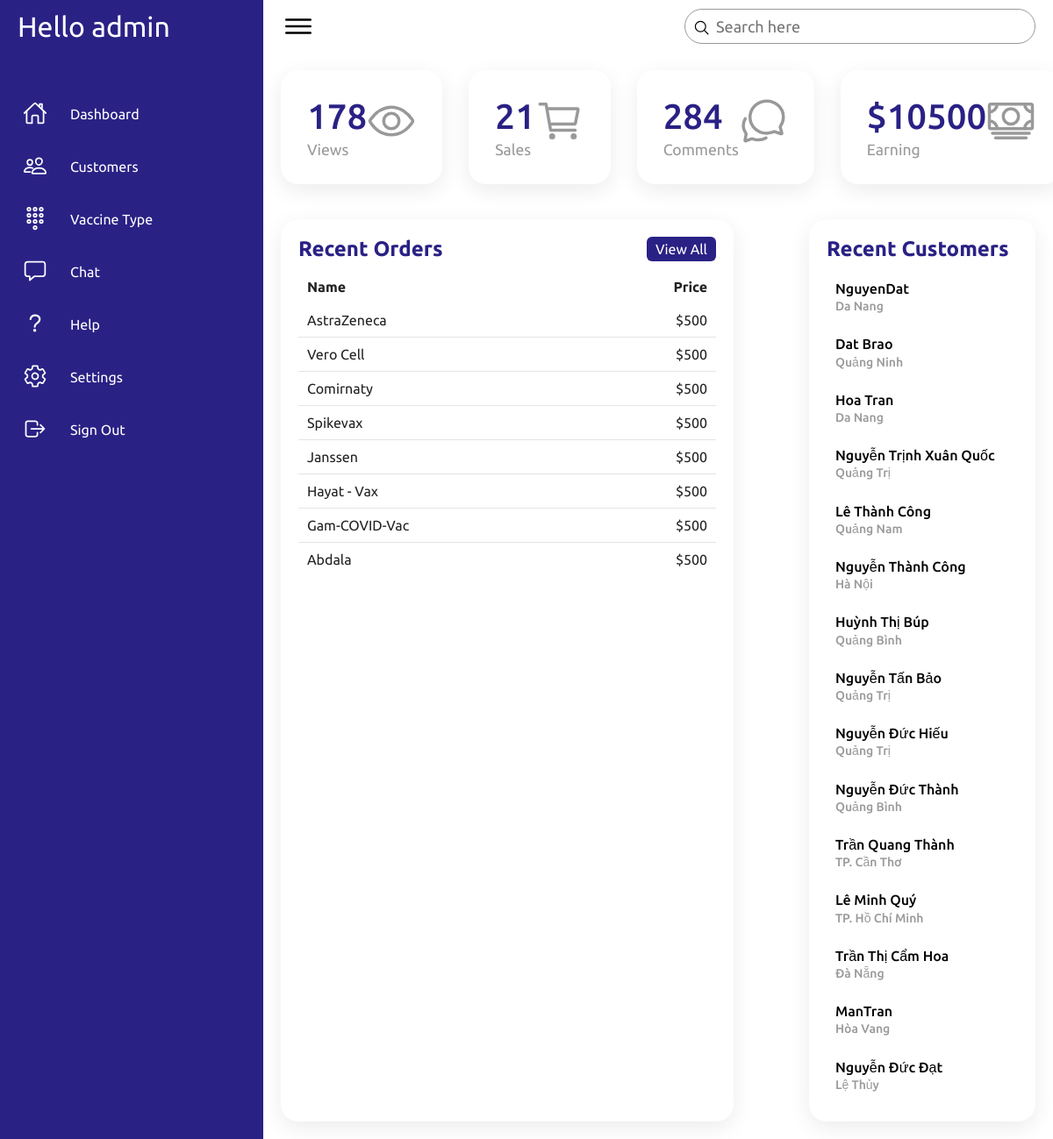
/src/views/admin.php (signed in), run on the app's committed database.
### tables this page shows
CREATE TABLE `access_logs` (
  `id` int NOT NULL,
  `counter` int DEFAULT '0'
);

CREATE TABLE `customer` (
  `CID` int NOT NULL,
  `Name` varchar(50) NOT NULL,
  `Phone` int NOT NULL,
  `Address` varchar(50) NOT NULL,
  `Timess` int NOT NULL,
  `Email` varchar(50) NOT NULL,
  `avt` varchar(255) DEFAULT NULL
);

### src/views/admin.php (the view, shortened to what this page needs)
<!DOCTYPE html>
<html lang="en">
<head>
    <link rel="stylesheet" href="assets/css/style.css">
</head>
<body>
    <div class="container">
       <?php
       include 'navi.php';
       ?>
        <div class="main">
            <div class="topbar">
                <div class="toggle">
                    <ion-icon name="menu-outline"></ion-icon>
                </div>
                <div class="search">
                    <label>
                        <input type="text" placeholder="Search here">
                        <ion-icon name="search-outline"></ion-icon>
                    </label>
                </div>
            </div>
            <div class="cardBox">
                <div class="card">
                    <div>
                        <div class="numbers"><?php
                        require_once "../controller/connectiondb.php";
                        $sql = "select counter from access_logs where id = 1";
                        $result = mysqli_query($conn, $sql);
                         if($result->num_rows>0){
                          while($r = mysqli_fetch_array($result)){
                                  echo $r['counter'];
                          }
                         }
                        ?></div>
                        <div class="cardName">Views</div>
                    </div>
                    <div class="iconBx">
                        <ion-icon name="eye-outline"></ion-icon>
                    </div>
                </div>
                <div class="card">
                    <div>
                        <div class="numbers">
                        <?php
                        require_once "../controller/connectiondb.php";
                        $sql = "select sum(Timess) as counts from customer";
                        $result = mysqli_query($conn, $sql);
                         if($result->num_rows>0){
                          while($r = mysqli_fetch_array($result)){
                                  echo $r['counts'];
                          }
                         }
                        ?>
                        </div>
                        <div class="cardName">Sales</div>
                    </div>
                    <div class="iconBx">
                        <ion-icon name="cart-outline"></ion-icon>
                    </div>
                </div>
                <div class="card">
                    <div>
                        <div class="numbers">284</div>
                        <div class="cardName">Comments</div>
                    </div>
                    <div class="iconBx">
                        <ion-icon name="chatbubbles-outline"></ion-icon>
                    </div>
                </div>
                <div class="card">
                    <div>
                        <div class="numbers">$<?php
                        require_once "../controller/connectiondb.php";
                        $sql = "select sum(Timess) as total from customer";
                        $result = mysqli_query($conn, $sql);
                         if($result->num_rows>0){
                          while($r = mysqli_fetch_array($result)){
                                  echo $r['total']*500;
                          }
                         }
                        ?></div>
                        <div class="cardName">Earning</div>
                    </div>
                    <div class="iconBx">
                        <ion-icon name="cash-outline"></ion-icon>
                    </div>
                </div>
            </div>
            <div class="details">
                <div class="recentOrders">
                    <div class="cardHeader">
                        <h2>Recent Orders</h2>
                        <a href="#" class="btn">View All</a>
                    </div>
                    <table>
                        <thead>
                            <tr>
                                <td>Name</td>
                                <td>Price</td>
                            </tr>
                        </thead>
                        <tbody>
                            <tr>
                                <td>AstraZeneca</td>
                                <td>$500</td>
                            </tr>
                            <tr>
                                <td>Vero Cell </td>
                                <td>$500</td>
                            </tr>
                            <tr>
                                <td>Comirnaty</td>
                                <td>$500</td>
                            </tr>
                            <tr>
                                <td>Spikevax</td>
                                <td>$500</td>
                            </tr>
                            <tr>
                                <td>Janssen</td>
                                <td>$500</td>
                            </tr>
                            <tr>
                                <td>Hayat - Vax</td>
                                <td>$500</td>
                            </tr>
                            <tr>
                                <td>Gam-COVID-Vac</td>
                                <td>$500</td>
                            </tr>
                            <tr>
                                <td>Abdala</td>
                                <td>$500</td>
                            </tr>
                        </tbody>
                    </table>
                </div>
                <div class="recentCustomers">
                    <div class="cardHeader">
                        <h2>Recent Customers</h2>
                    </div>
                    <table>
                      <?php
                      require_once "../controller/connectiondb.php";
                      $sql = "select Name, Address from customer";
                      $result = mysqli_query($conn, $sql);
                      if($result->num_rows >0){
                             while($row = mysqli_fetch_array($result)){
                      ?>
                        <tr>
                            <td>
                                <h4><?php echo $row['Name'];?><br> <span><?php echo $row['Address'];?></span></h4>
                            </td>
                        </tr>
                        <?php
                             }
                        }
                        ?>
                    </table>
                </div>
            </div>
        </div>
    </div>
</body>
</html>

### src/views/navi.php
<div class="navigation">
            <ul>
                <li>
                    <a href="#">
                        <span class="title" style="font-size:32px">Hello admin</span>
                    </a>
                </li>
                <li>
                    <a href="admin.php">
                        <span class="icon">
                            <ion-icon name="home-outline"></ion-icon>
                        </span>
                        <span class="title">Dashboard</span>
                    </a>
                </li>
                <li>
                    <a href="customer.php">
                        <span class="icon">
                            <ion-icon name="people-outline"></ion-icon>
                        </span>
                        <span class="title">Customers</span>
                    </a>
                </li>
                <li>
                    <a href="vtype.php">
                        <span class="icon">
                        <ion-icon name="keypad-outline"></ion-icon>
                        </span>
                        <span class="title">Vaccine Type</span>
                    </a>
                </li>
                <li>
                    <a href="chatadmin.php">
                        <span class="icon">
                        <ion-icon name="chatbox-outline"></ion-icon>
                        </span>
                        <span class="title">Chat</span>
                    </a>
                </li>
                <li>
                    <a href="#">
                        <span class="icon">
                            <ion-icon name="help-outline"></ion-icon>
                        </span>
                        <span class="title">Help</span>
                    </a>
                </li>
                <li>
                    <a href="#">
                        <span class="icon">
                            <ion-icon name="settings-outline"></ion-icon>
                        </span>
                        <span class="title">Settings</span>
                    </a>
                </li>
                <li>
                    <a href="signoutadmin.php">
                        <span class="icon">
                            <ion-icon name="log-out-outline"></ion-icon>
                        </span>
                        <span class="title">Sign Out</span>
                    </a>
                </li>
            </ul>
        </div>

### src/views/admin.php (style rules this page uses)
* { font-family: "Ubuntu", sans-serif; margin: 0; padding: 0; box-sizing: border-box; }
:root { --blue: #2a2185; --white: #fff; --gray: #f5f5f5; --black1: #222; --black2: #999; }
body { min-height: 100vh; overflow-x: hidden; }
.container { position: relative; width: 100%; }
.navigation { position: fixed; width: 300px; height: 100%; background: var(--blue); border-left: 10px solid var(--blue); transition: 0.5s; overflow: hidden; }
.navigation ul { position: absolute; top: 0; left: 0; width: 100%; }
.navigation ul li { position: relative; width: 100%; list-style: none; border-top-left-radius: 30px; border-bottom-left-radius: 30px; }
.navigation ul li:nth-child(1) { margin-bottom: 40px; pointer-events: none; }
.navigation ul li a { position: relative; display: block; width: 100%; display: flex; text-decoration: none; color: var(--white); }
.navigation ul li a .icon { position: relative; display: block; min-width: 60px; height: 60px; line-height: 75px; text-align: center; }
.navigation ul li a .icon ion-icon { font-size: 1.75rem; }
.navigation ul li a .title { position: relative; display: block; padding: 0 10px; height: 60px; line-height: 60px; text-align: start; white-space: nowrap; }
.main { position: absolute; width: calc(100% - 300px); left: 300px; min-height: 100vh; background: var(--white); transition: 0.5s; }
.topbar { width: 100%; height: 60px; display: flex; justify-content: space-between; align-items: center; padding: 0 10px; }
.toggle { position: relative; width: 60px; height: 60px; display: flex; justify-content: center; align-items: center; font-size: 2.5rem; cursor: pointer; }
.search { position: relative; width: 400px; margin: 0 10px; }
.search label { position: relative; width: 100%; }
.search label input { width: 100%; height: 40px; border-radius: 40px; padding: 5px 20px; padding-left: 35px; font-size: 18px; outline: none; border: 1px solid var(--black2); }
.search label ion-icon { position: absolute; top: 0; left: 10px; font-size: 1.2rem; }
.cardBox { position: relative; width: 100%; padding: 20px; display: grid; grid-template-columns: repeat(4, 1fr); grid-gap: 30px; }
.cardBox .card { position: relative; background: var(--white); padding: 30px; border-radius: 20px; display: flex; justify-content: space-between; cursor: pointer; box-shadow: 0 7px 25px rgba(0, 0, 0, 0.08); }
.cardBox .card .numbers { position: relative; font-weight: 500; font-size: 2.5rem; color: var(--blue); }
.cardBox .card .cardName { color: var(--black2); font-size: 1.1rem; margin-top: 5px; }
.cardBox .card .iconBx { font-size: 3.5rem; color: var(--black2); }
.details { position: relative; width: 100%; padding: 20px; display: flex; justify-content: space-between; }
.details .recentOrders { position: relative; display: flex; flex-direction: column; min-height: 500px; background: var(--white); padding: 20px; width: 60%; box-shadow: 0 7px 25px rgba(0, 0, 0, 0.08); border-radius: 20px; }
.details .cardHeader { display: flex; justify-content: space-between; align-items: flex-start; }
.cardHeader h2 { font-weight: 600; color: var(--blue); }
.cardHeader .btn { position: relative; padding: 5px 10px; background: var(--blue); text-decoration: none; color: var(--white); border-radius: 6px; }
.details table { width: 100%; border-collapse: collapse; margin-top: 10px; }
.details table thead td { font-weight: 600; }
.details .recentOrders table tr { color: var(--black1); border-bottom: 1px solid rgba(0, 0, 0, 0.1); }
.details .recentOrders table tr:last-child { border-bottom: none; }
.details .recentOrders table tr td { padding: 10px; }
.details .recentOrders table tr td:last-child { text-align: end; }
.details .recentOrders table tr td:nth-child(2) { text-align: end; }
.recentCustomers { position: relative; display: grid; min-height: 500px; padding: 20px; background: var(--white); box-shadow: 0 7px 25px rgba(0, 0, 0, 0.08); border-radius: 20px; width: 30%; }
.recentCustomers table tr td { padding: 12px 10px; }
.recentCustomers table tr td h4 { font-size: 16px; font-weight: 500; line-height: 1.2rem; }
.recentCustomers table tr td h4 span { font-size: 14px; color: var(--black2); }

### data on the page
access_logs: counter "178"
customer: Name "NguyenDat", Address "Da Nang"
customer: Name "Dat Brao", Address "Quảng Ninh"
customer: Name "Hoa Tran", Address "Da Nang"
customer: Name "Nguyễn Trịnh Xuân Quốc", Address "Quảng Trị"
customer: Name "Lê Thành Công", Address "Quảng Nam"
customer: Name "Nguyễn Thành Công", Address "Hà Nội"
customer: Name "Huỳnh Thị Búp", Address "Quảng Bình"
customer: Name "Nguyễn Tấn Bảo", Address "Quảng Trị"
customer: Name "Nguyễn Đức Hiếu", Address "Quảng Trị"
customer: Name "Nguyễn Đức Thành", Address "Quảng Bình"
customer: Name "Trần Quang Thành", Address "TP. Cần Thơ"
customer: Name "Lê Minh Quý", Address "TP. Hồ Chí Minh"
customer: Name "Trần Thị Cẩm Hoa", Address "Đà Nẵng"
customer: Name "ManTran", Address "Hòa Vang"
customer: Name "Nguyễn Đức Đạt", Address "Lệ Thủy"

### other printed values
$r['counts'] "21"
$r['total']*500 "10500"
